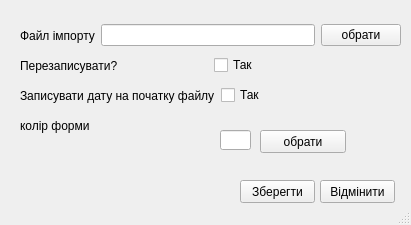
<?xml version="1.0" encoding="UTF-8"?>
<ui version="4.0">
 <class>MainWindow</class>
 <widget class="QMainWindow" name="MainWindow">
  <property name="geometry">
   <rect>
    <x>0</x>
    <y>0</y>
    <width>411</width>
    <height>225</height>
   </rect>
  </property>
  <property name="windowTitle">
   <string>MainWindow</string>
  </property>
  <widget class="QWidget" name="centralwidget">
   <widget class="QPushButton" name="pushButton">
    <property name="geometry">
     <rect>
      <x>240</x>
      <y>180</y>
      <width>75</width>
      <height>23</height>
     </rect>
    </property>
    <property name="text">
     <string>Зберегти</string>
    </property>
   </widget>
   <widget class="QPushButton" name="pushButton_2">
    <property name="geometry">
     <rect>
      <x>320</x>
      <y>180</y>
      <width>75</width>
      <height>23</height>
     </rect>
    </property>
    <property name="text">
     <string>Відмінити</string>
    </property>
   </widget>
   <widget class="QWidget" name="horizontalLayoutWidget">
    <property name="geometry">
     <rect>
      <x>20</x>
      <y>20</y>
      <width>381</width>
      <height>31</height>
     </rect>
    </property>
    <layout class="QHBoxLayout" name="horizontalLayout">
     <item>
      <widget class="QLabel" name="label">
       <property name="text">
        <string>Файл імпорту</string>
       </property>
      </widget>
     </item>
     <item>
      <widget class="QLineEdit" name="lineEdit">
       <property name="inputMask">
        <string/>
       </property>
       <property name="readOnly">
        <bool>true</bool>
       </property>
      </widget>
     </item>
     <item>
      <widget class="QPushButton" name="pushButton_3">
       <property name="text">
        <string>обрати</string>
       </property>
      </widget>
     </item>
    </layout>
   </widget>
   <widget class="QWidget" name="horizontalLayoutWidget_2">
    <property name="geometry">
     <rect>
      <x>20</x>
      <y>50</y>
      <width>381</width>
      <height>31</height>
     </rect>
    </property>
    <layout class="QHBoxLayout" name="horizontalLayout_2">
     <item>
      <widget class="QLabel" name="label_2">
       <property name="text">
        <string>Перезаписувати?</string>
       </property>
      </widget>
     </item>
     <item>
      <widget class="QCheckBox" name="checkBox">
       <property name="text">
        <string>Так </string>
       </property>
      </widget>
     </item>
    </layout>
   </widget>
   <widget class="QWidget" name="horizontalLayoutWidget_3">
    <property name="geometry">
     <rect>
      <x>20</x>
      <y>80</y>
      <width>381</width>
      <height>31</height>
     </rect>
    </property>
    <layout class="QHBoxLayout" name="horizontalLayout_3">
     <item>
      <widget class="QLabel" name="label_3">
       <property name="text">
        <string>Записувати дату на початку файлу</string>
       </property>
      </widget>
     </item>
     <item>
      <widget class="QCheckBox" name="checkBox_2">
       <property name="text">
        <string>Так</string>
       </property>
      </widget>
     </item>
    </layout>
   </widget>
   <widget class="QWidget" name="horizontalLayoutWidget_4">
    <property name="geometry">
     <rect>
      <x>20</x>
      <y>110</y>
      <width>181</width>
      <height>31</height>
     </rect>
    </property>
    <layout class="QHBoxLayout" name="horizontalLayout_4">
     <item>
      <widget class="QLabel" name="label_4">
       <property name="text">
        <string>колір форми</string>
       </property>
      </widget>
     </item>
    </layout>
   </widget>
   <widget class="QWidget" name="widget" native="true">
    <property name="geometry">
     <rect>
      <x>180</x>
      <y>110</y>
      <width>171</width>
      <height>51</height>
     </rect>
    </property>
    <widget class="QLineEdit" name="lineEdit_2">
     <property name="geometry">
      <rect>
       <x>40</x>
       <y>20</y>
       <width>31</width>
       <height>20</height>
      </rect>
     </property>
    </widget>
    <widget class="QPushButton" name="pushButton_4">
     <property name="geometry">
      <rect>
       <x>80</x>
       <y>20</y>
       <width>86</width>
       <height>23</height>
      </rect>
     </property>
     <property name="text">
      <string>обрати</string>
     </property>
    </widget>
   </widget>
  </widget>
  <widget class="QStatusBar" name="statusbar"/>
 </widget>
 <resources/>
 <connections/>
</ui>
